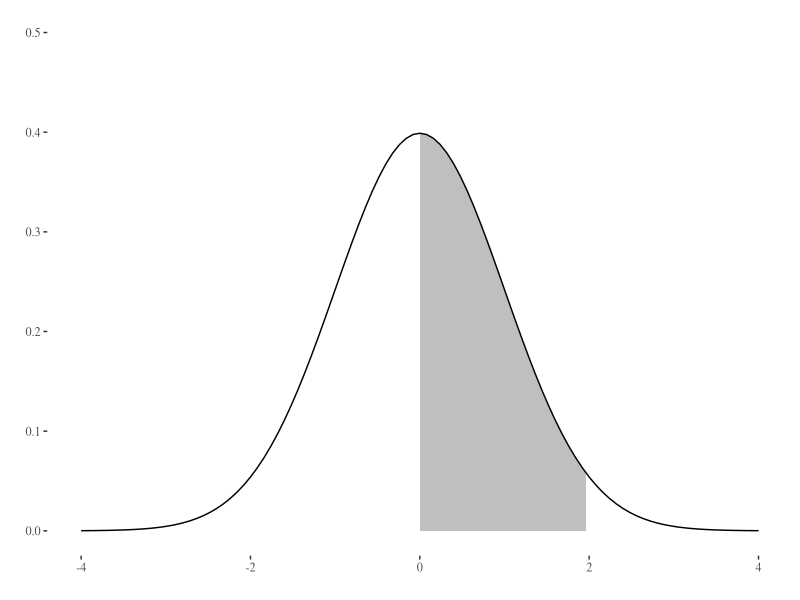
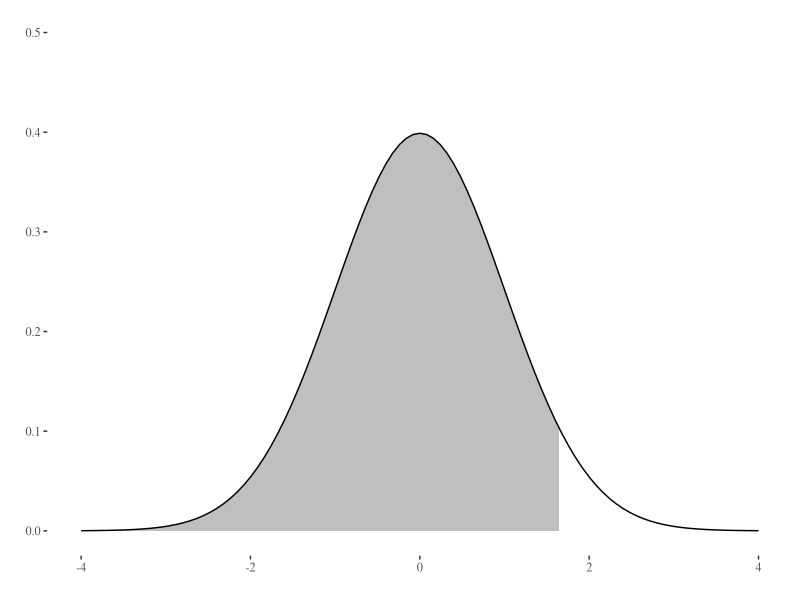
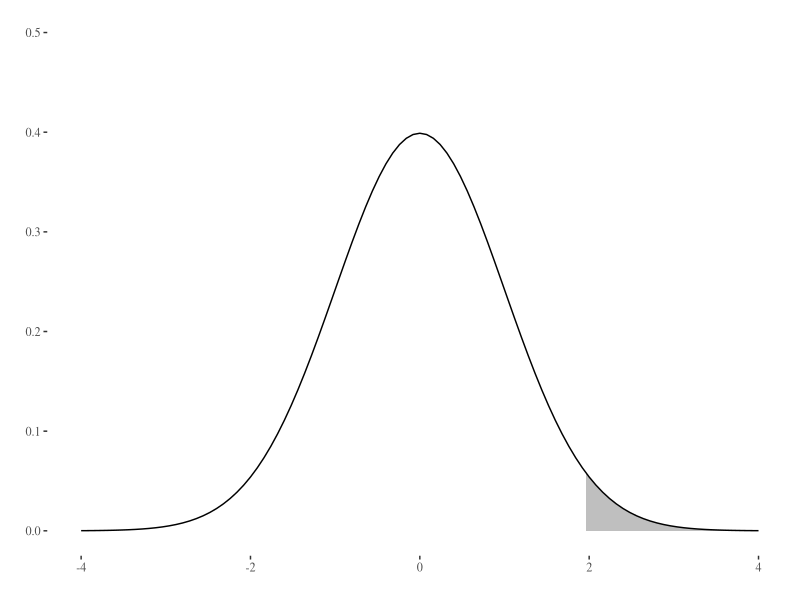
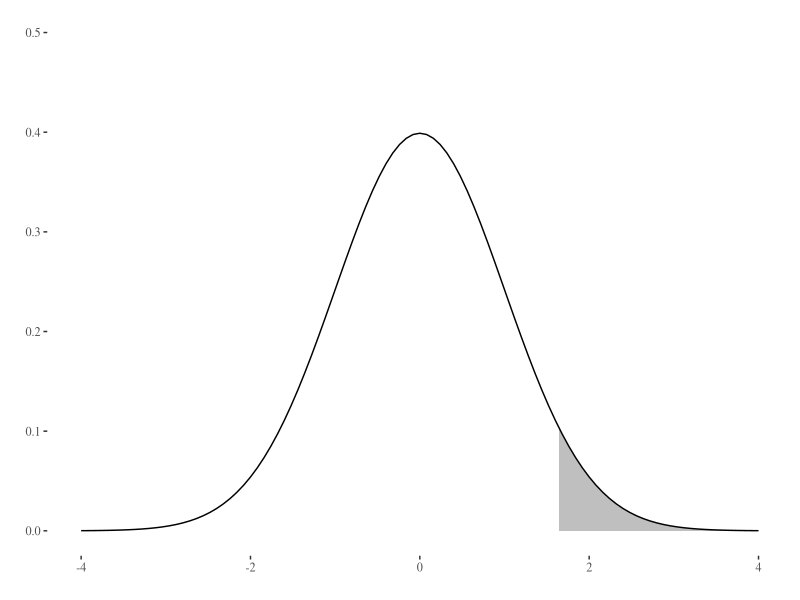
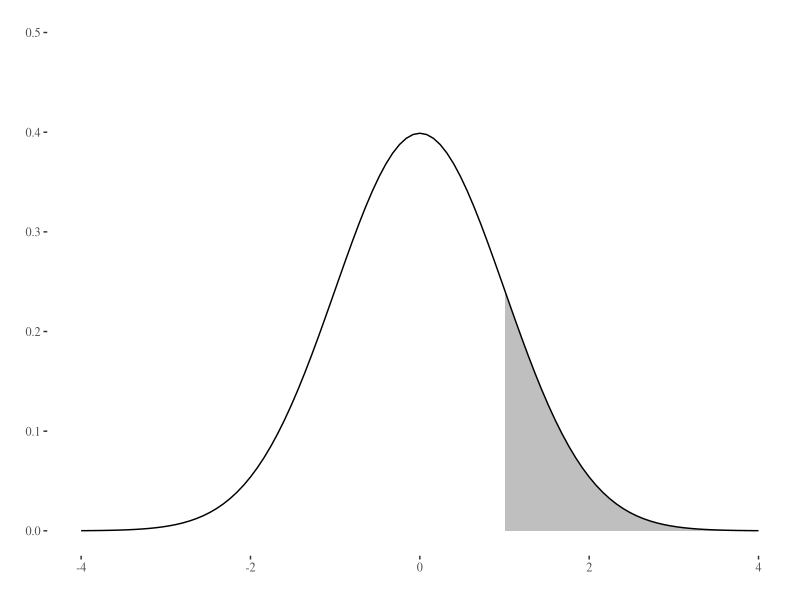

These figures' R source, in order: (Note: this script raises an error after producing the figures.)
## ---- chunk 1
library(tidyverse)
library(tufte)

# invalidate cache when the tufte version changes
knitr::opts_chunk$set(cache.extra = packageVersion('tufte'))
options(htmltools.dir.version = FALSE)

knitr::opts_chunk$set(echo = TRUE,                 # Rコードを出力する
                      warning = FALSE,             # Rの警告を抑止する
                      fig_caption = TRUE,
                      fig.align = 'center',        # 図を中央揃えにする
                      attr.source='.numberLines'   # Rコードに行番号表示
                      )

# tufte packageでは、余白に図などを表示させる制御があるためfig.posによる
# 図表位置の固定はできません。また、見出しは節レベル（level 2）までです。
if (knitr::is_latex_output()) {
  knitr::opts_chunk$set(dev = "cairo_pdf",       # 図の出力にPDFデバイスを使う
                        dev.args = list(family = "Source Han Code JP"),
                                                 # 図のフォントを指定する
                        tinytex.verbose = TRUE   # デバッグ用メッセージを出力
                        )
}

df_print <- function(df = NULL,             # 表示させたいデータをフレームを指定
                     n = 3L,                # 省略表示時の行数
                     caption = NULL,        # 表見出しを指定
                     booktabs = TRUE,       # FALSEで縦罫線を描画
                     font_size = NULL,      # 表内文字のフォントサイズ
                     position = "center",   # 表の横位置
                     full_width = FALSE,    # TRUEで幅いっぱいに拡大表示
                     scale_down = FALSE,    # TRUEで横幅に収まるよう縮小表示
                     all = FALSE,           # TRUEですべてのデータを表示
                     head_tail = FALSE,     # TRUEで先頭・末尾をn行ずつ表示
                     ...) {                 # kableExtra::kblに渡す引数
  if (!is.null(df)) {
    if (knitr::is_latex_output()) {
      if (scale_down == FALSE) {
        # latex_option = c("striped", "HOLD_position")
        latex_option = c("striped")
      } else {
        # latex_option = c("striped", "HOLD_position", "scale_down")
        latex_option = c("striped", "scale_down")
      }
      if (all == FALSE) {
        df <- df %>% 
          psych::headTail(top = n,
                          bottom = dplyr::if_else(head_tail == FALSE, 0L, n))
      }
      df %>% 
        kableExtra::kbl(caption  = caption, booktabs = booktabs, ...) %>%
        kableExtra::kable_styling(font_size = font_size, position = position,
                                  full_width = full_width,
                                  latex_options = latex_option)
    } else {   # 出力タイプ不明の場合
      return(NULL)
    }
  }
}

## ---- chunk 2
x <- seq(from = -4, to = 4, len = 101)
q <- seq(from = qnorm(0.50), to = qnorm(0.975), len = 101)

data.frame(x = x, y = dnorm(x), q = q, r = dnorm(q)) %>% 
  ggplot2::ggplot() + 
    ggplot2::geom_ribbon(ggplot2::aes(x = q, y = r, ymin = 0, ymax = r), fill = "gray75") +
    ggplot2::geom_path(ggplot2::aes(x = x, y = y)) +
    ggplot2::labs(x = "", y = "") + ggplot2::lims(y = c(0, 0.5)) +
    ggthemes::theme_tufte()
## ---- chunk 3
qnorm(0.95)
## ---- chunk 4
x <- seq(from = -4, to = 4, len = 101)
q <- seq(from = -4, to = qnorm(0.95), len = 101)

data.frame(x = x, y = dnorm(x), q = q, r = dnorm(q)) %>% 
  ggplot2::ggplot() + 
    ggplot2::geom_ribbon(ggplot2::aes(x = q, y = r, ymin = 0, ymax = r), fill = "gray75") +
    ggplot2::geom_path(ggplot2::aes(x = x, y = y)) +
    ggplot2::labs(x = "", y = "") + ggplot2::lims(y = c(0, 0.5)) +
    ggthemes::theme_tufte()
## ---- chunk 5
integrate(dnorm, -Inf, 1.644854)
## ---- chunk 6
integrate(dnorm, -1.644854, 1.644854)
## ---- chunk 7
x <- seq(from = -4, to = 4, len = 101)
q <- seq(from = qnorm(0.025, lower.tail = FALSE), to = 4, len = 101)

data.frame(x = x, y = dnorm(x), q = q, r = dnorm(q)) %>% 
  ggplot2::ggplot() + 
    ggplot2::geom_ribbon(ggplot2::aes(x = q, y = r, ymin = 0, ymax = r), fill = "gray75") +
    ggplot2::geom_path(ggplot2::aes(x = x, y = y)) +
    ggplot2::labs(x = "", y = "") + ggplot2::lims(y = c(0, 0.5)) +
    ggthemes::theme_tufte()
## ---- chunk 8
qnorm((1 - 0.95) / 2, lower.tail = FALSE)
## ---- chunk 9
x <- seq(from = -4, to = 4, len = 101)
q <- seq(from = qnorm(0.05, lower.tail = FALSE), to = 4, len = 101)

data.frame(x = x, y = dnorm(x), q = q, r = dnorm(q)) %>% 
  ggplot2::ggplot() + 
    ggplot2::geom_ribbon(ggplot2::aes(x = q, y = r, ymin = 0, ymax = r), fill = "gray75") +
    ggplot2::geom_path(ggplot2::aes(x = x, y = y)) +
    ggplot2::labs(x = "", y = "") + ggplot2::lims(y = c(0, 0.5)) +
    ggthemes::theme_tufte()
## ---- chunk 10
qnorm((1 - 0.90) / 2, lower.tail = FALSE)
## ---- chunk 11
x <- seq(from = -4, to = 4, len = 101)
q <- seq(from = qnorm(0.1585, lower.tail = FALSE), to = 4, len = 101)

data.frame(x = x, y = dnorm(x), q = q, r = dnorm(q)) %>% 
  ggplot2::ggplot() + 
    ggplot2::geom_ribbon(ggplot2::aes(x = q, y = r, ymin = 0, ymax = r), fill = "gray75") +
    ggplot2::geom_path(ggplot2::aes(x = x, y = y)) +
    ggplot2::labs(x = "", y = "") + ggplot2::lims(y = c(0, 0.5)) +
    ggthemes::theme_tufte()
## ---- chunk 12
qnorm((1 - 0.683) / 2, lower.tail = FALSE)
## ---- chunk 13
pnorm(c(1.00, 1.65, 1.96), lower.tail = FALSE)
## ---- chunk 14
(pnorm(0) - pnorm(c(1.00, 1.65, 1.96), lower.tail = FALSE)) * 2
## ---- chunk 15
# ベタな方法
data.frame(
  `0.00` = pnorm(0) - round(pnorm(seq(from = 0.00, to = 3.00, by = 0.1), lower.tail = FALSE), 4),
  `0.01` = pnorm(0) - round(pnorm(seq(from = 0.01, to = 3.01, by = 0.1), lower.tail = FALSE), 4),
  `0.02` = pnorm(0) - round(pnorm(seq(from = 0.02, to = 3.02, by = 0.1), lower.tail = FALSE), 4),
  `0.03` = pnorm(0) - round(pnorm(seq(from = 0.03, to = 3.03, by = 0.1), lower.tail = FALSE), 4),
  `0.04` = pnorm(0) - round(pnorm(seq(from = 0.04, to = 3.04, by = 0.1), lower.tail = FALSE), 4),
  `0.05` = pnorm(0) - round(pnorm(seq(from = 0.05, to = 3.05, by = 0.1), lower.tail = FALSE), 4),
  `0.06` = pnorm(0) - round(pnorm(seq(from = 0.06, to = 3.06, by = 0.1), lower.tail = FALSE), 4),
  `0.07` = pnorm(0) - round(pnorm(seq(from = 0.07, to = 3.07, by = 0.1), lower.tail = FALSE), 4),
  `0.08` = pnorm(0) - round(pnorm(seq(from = 0.08, to = 3.08, by = 0.1), lower.tail = FALSE), 4),
  `0.09` = pnorm(0) - round(pnorm(seq(from = 0.09, to = 3.09, by = 0.1), lower.tail = FALSE), 4)
) %>% 
  tibble::rowid_to_column() %>% 
  dplyr::mutate(rowid = round((rowid - 1) / 10, 1) %>% as.character()) %>% 
  tibble::column_to_rownames(var = "rowid") %>%
  knitr::kable()
  # df_print(scalｋe_down = TRUE)
## ---- chunk 16
# create a bib file for the R packages used in this document
knitr::write_bib(c('base', 'rmarkdown'), file = './bib/skeleton.bib')
